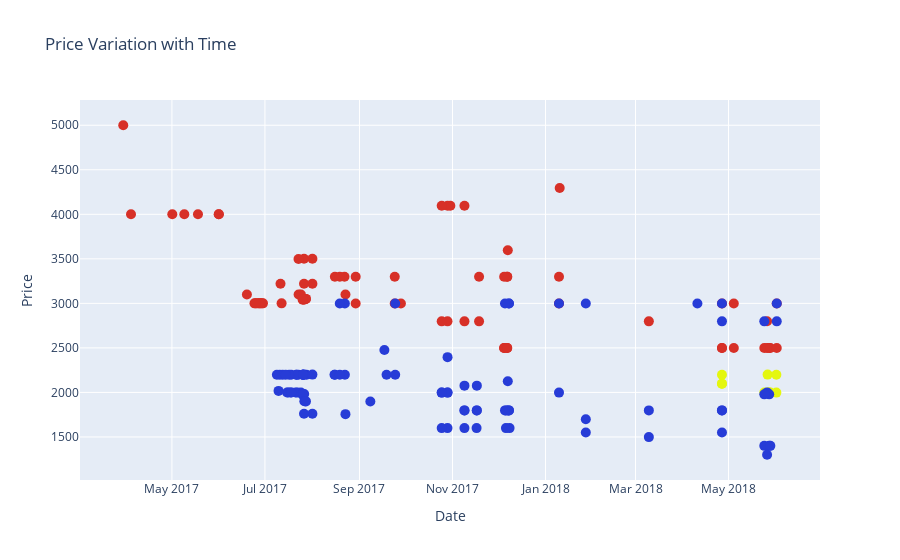

Here is the notebook cell this chart was saved with:
### Code cell
# Price variation of High End TVs

data = splitDataFrameList(df.loc[df['Label'] == 'High'][['Name', 'Price-Min', 'Date-Seen', 'Date-Added']], 'Date-Seen', ',')

colorsIdx = {'Sony - 55 class - oled - a1e series - 2160p - smart - 4k uhd tv with hdr"': 'rgb(215,48,39)', 
             'Samsung - 55 class - led - q8f series - 2160p - smart - 4k uhd tv with hdr"': 'rgb(228, 247, 15)',
             'Samsung - 55 class - led - curved - q7c series - 2160p - smart - 4k uhd tv with hdr"': 'rgb(39, 60, 215)'}
cols      = data['Name'].map(colorsIdx)

fig = go.Figure()
fig.add_trace(go.Scatter(
    x = data['Date-Seen'],
    y = data['Price-Min'],
    text=data['Name'],
    mode = 'markers',
    marker=dict(size=10, color=cols)))
fig.update_layout(title='Price Variation with Time',
                 xaxis_title="Date",
                 yaxis_title="Price")

fig.show()

#fig.write_image("images/fig2.png")

### Figure 1 — Plotly figure (JSON) as saved in the notebook; plotly's stock layout.template omitted (floating-point values rounded to 4 significant figures; data arrays with more than 128 entries replaced by an {"elided": "..."} marker saying what was removed)
{"data": [{"marker": {"color": {"elided": "176 str values"}, "size": 10}, "mode": "markers", "text": {"elided": "176 str values"}, "type": "scatter", "x": {"elided": "176 str values"}, "y": {"elided": "176 float values"}}], "layout": {"title": {"text": "Price Variation with Time"}, "xaxis": {"title": {"text": "Date"}}, "yaxis": {"title": {"text": "Price"}}}}
